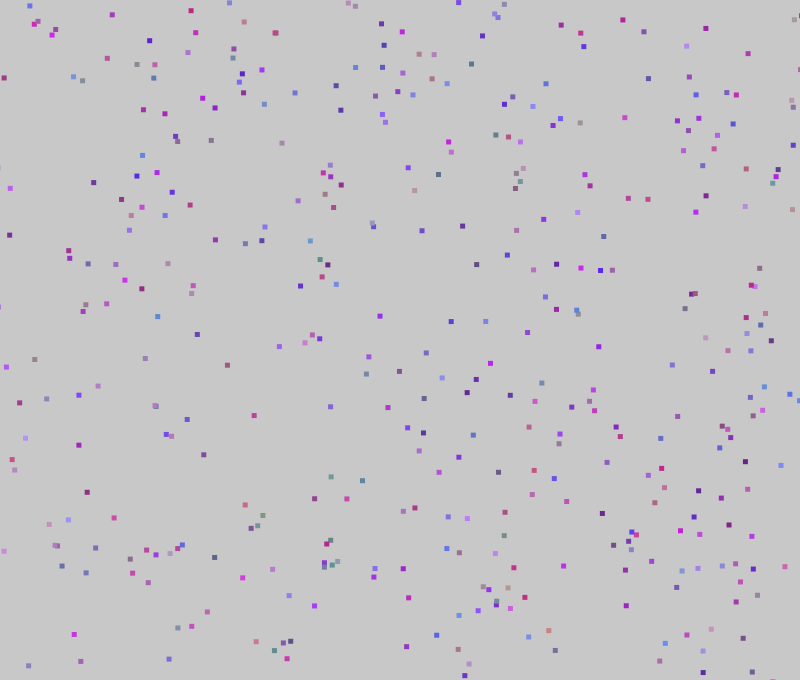
Frame 1 (no input)
Frame 60 (the mouse pressed at the canvas centre just before this capture): identical to frame 1, image omitted
Frame 120 (the mouse held since frame 60 and released just before this capture): identical to frame 1, image omitted

The Processing sketch that drew this single still picture (run headless with seeded random() and noise(); from frame 60 on, the mouse is pressed at the canvas centre):

// Processing sketch: processing_11956
// ── processing_11956.pde

 /*
  Pattern 1 : Junk Dumping
 Using random() to dump lots of junk on the screen
 */

/*
 Exercises: Create interactive controls
 Use the mouseX position to set the colorVariationRange variable each time you redraw the pattern
 Use mouseY position to adjust min AND max size in some way on each redraw.
 (hint, this will require some simple arithmetic based on mouseY)
 */

int numberOfObjects = 400;
int minSize = 30;
int maxSize = 50;

//changes the how much or how little the ellipses vary in a common color
int colorVariationRange = 120;

void setup() {
  size(800, 680);
  colorMode(RGB); 
  stroke(0, 0); //this is a completely transparent black stroke
  rectMode(CENTER);

  drawPattern();
}


/*
Each time we use this command, drawPattern(),
 we calculate new random values for all the colors and positions.
 Since we do not store them in variables for later use, there's no
 way to recreate or modify the drawing once it's done.
 */

void drawPattern() {
  //clear the window
  background(200);

  float randomBaseHue = random(0, 255 - colorVariationRange);
  float randomBaseSat = random(0, 255 - colorVariationRange);
  float randomBaseBri = random(0, 255 - colorVariationRange);

  //loop once for each "object" we will draw
  for (int i=0; i < numberOfObjects; i = i + 1) {
    //set the fill color to a random value based on the constraints we've set up
    fill(random(randomBaseHue, randomBaseHue + colorVariationRange),
    random(randomBaseSat, randomBaseSat + colorVariationRange),
    random(randomBaseBri, randomBaseBri + colorVariationRange));

    //chose a random size
    float randomSize = floor(map( mouseY, 24, height, 0, 120));

    //draw one ellipse based on the random things we've calculated
    rect (random(randomSize / 2, width - (randomSize/2)), 
    random(randomSize / 2, height - (randomSize/2)), 
    randomSize, randomSize);
  }
}

void mouseMoved() {
  colorVariationRange = floor(map( mouseX, 0, width, 0, 40));
  
 // drawGrid();
}
  
void draw() {
  //we're not updating on a frame-by-frame basis.
  //so there's nothing to do here.
  //we did all of our drawing in setup(). 
}

void keyPressed() {
  if (key == ' ') {
    drawPattern();
  } 
}
